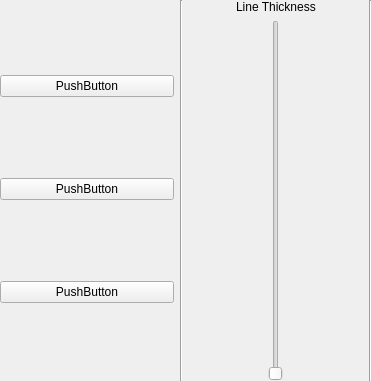
<?xml version="1.0" encoding="UTF-8"?>
<ui version="4.0">
 <class>Plot</class>
 <widget class="QWidget" name="Plot">
  <property name="geometry">
   <rect>
    <x>0</x>
    <y>0</y>
    <width>371</width>
    <height>381</height>
   </rect>
  </property>
  <property name="sizePolicy">
   <sizepolicy hsizetype="Fixed" vsizetype="Fixed">
    <horstretch>0</horstretch>
    <verstretch>0</verstretch>
   </sizepolicy>
  </property>
  <property name="windowTitle">
   <string>Form</string>
  </property>
  <widget class="QWidget" name="horizontalLayoutWidget">
   <property name="geometry">
    <rect>
     <x>0</x>
     <y>0</y>
     <width>372</width>
     <height>381</height>
    </rect>
   </property>
   <layout class="QHBoxLayout" name="horizontalLayout_2">
    <item>
     <layout class="QVBoxLayout" name="verticalLayout_2">
      <item>
       <widget class="QPushButton" name="pushButton_2">
        <property name="text">
         <string>PushButton</string>
        </property>
       </widget>
      </item>
      <item>
       <widget class="QPushButton" name="pushButton_3">
        <property name="text">
         <string>PushButton</string>
        </property>
       </widget>
      </item>
      <item>
       <widget class="QPushButton" name="pushButton">
        <property name="text">
         <string>PushButton</string>
        </property>
       </widget>
      </item>
     </layout>
    </item>
    <item>
     <widget class="Line" name="line_2">
      <property name="orientation">
       <enum>Qt::Vertical</enum>
      </property>
     </widget>
    </item>
    <item>
     <layout class="QVBoxLayout" name="verticalLayout">
      <item alignment="Qt::AlignHCenter">
       <widget class="QLabel" name="label">
        <property name="text">
         <string>Line Thickness</string>
        </property>
       </widget>
      </item>
      <item alignment="Qt::AlignHCenter">
       <widget class="QSlider" name="verticalSlider">
        <property name="orientation">
         <enum>Qt::Vertical</enum>
        </property>
       </widget>
      </item>
     </layout>
    </item>
    <item>
     <widget class="Line" name="line">
      <property name="orientation">
       <enum>Qt::Vertical</enum>
      </property>
     </widget>
    </item>
   </layout>
  </widget>
 </widget>
 <resources/>
 <connections/>
</ui>
